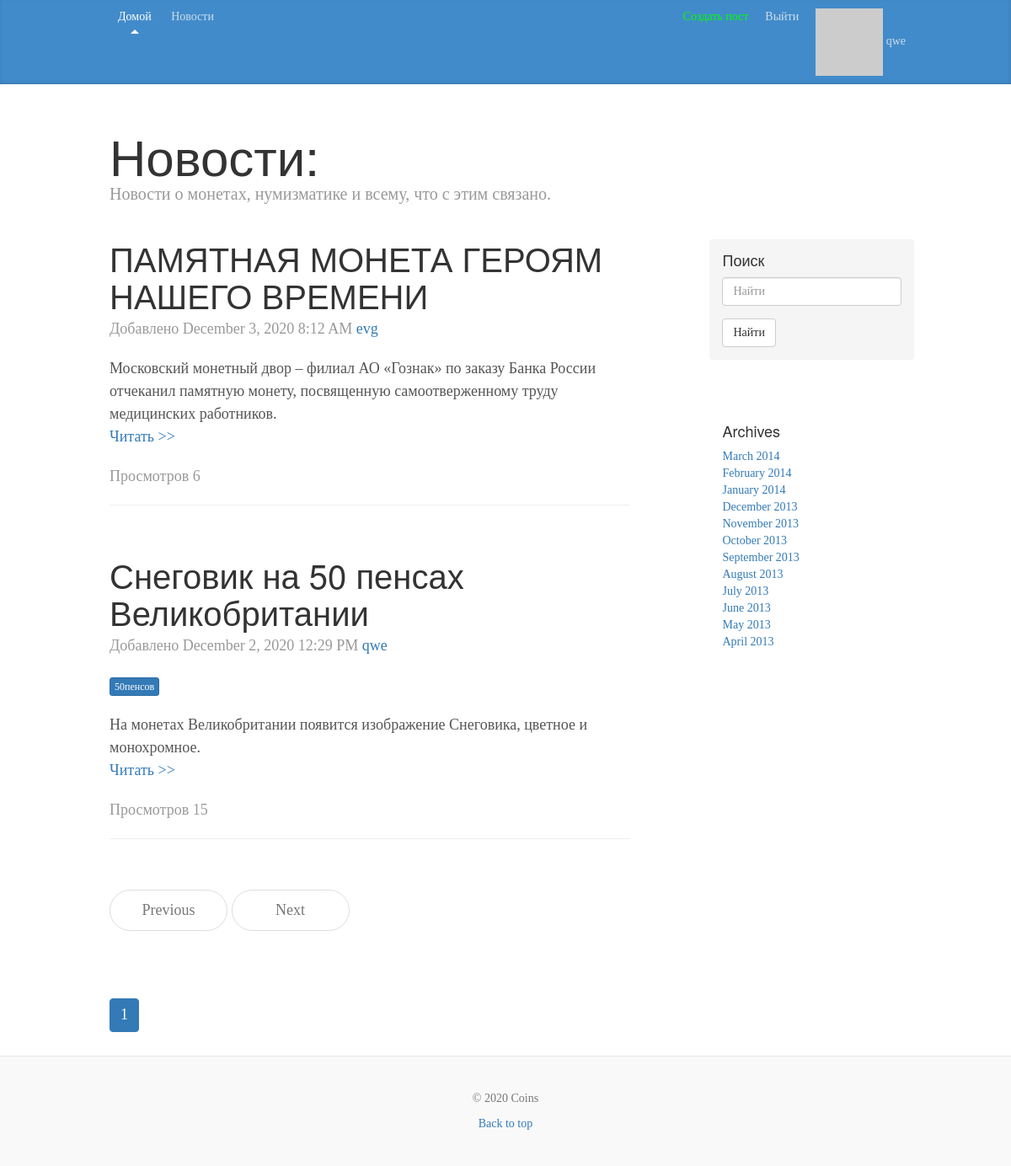
/news/ (signed in), run on an earlier commit of the app's database.
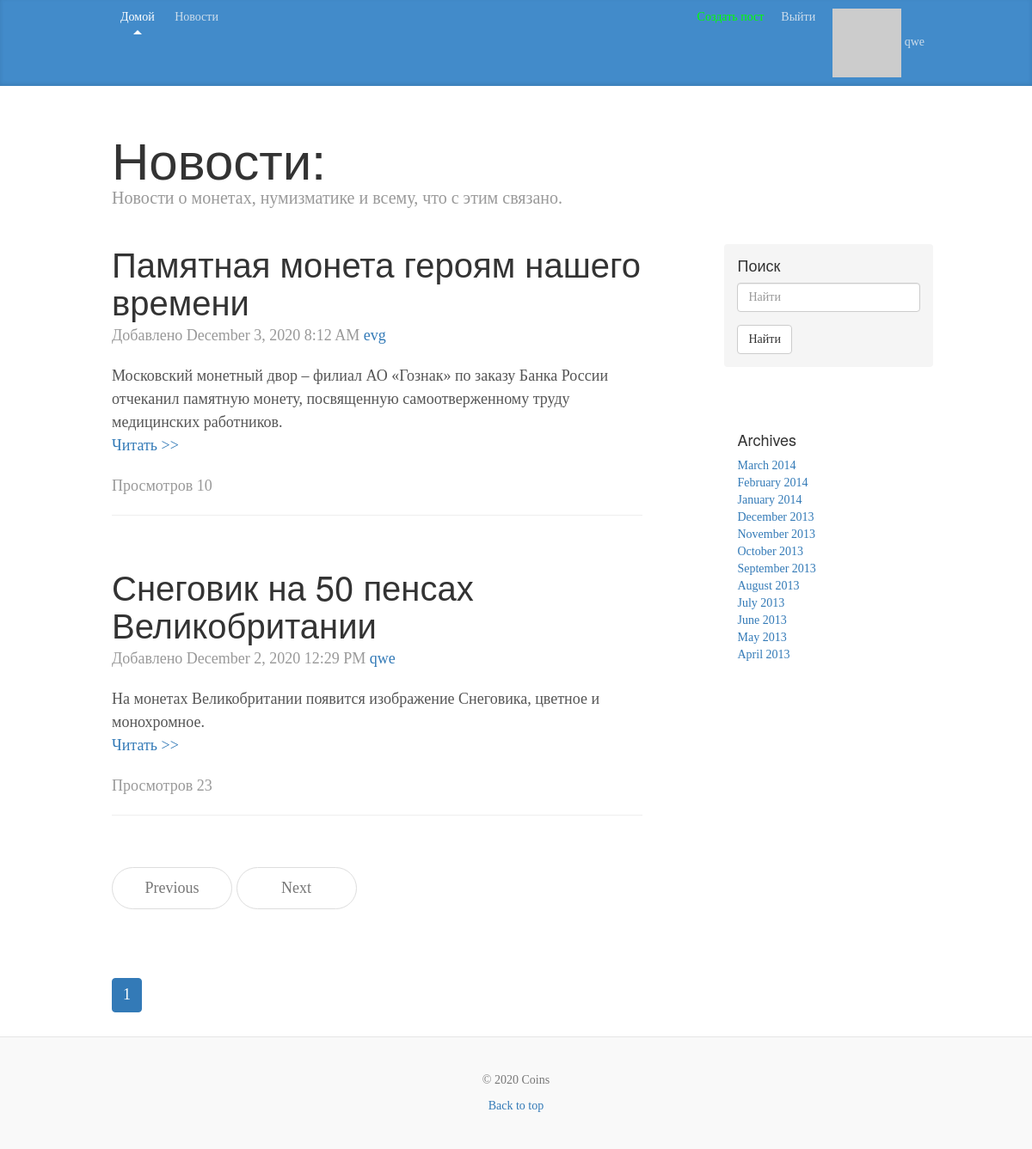
And on a later commit of the database.
### app/models.py (models this page shows, shortened)
class Post(db.Model):
    __tablename__ = 'post'
    id = db.Column(db.Integer, primary_key=True)
    title = db.Column(db.String(150))
    slug = db.Column(db.String(140), unique=True)
    pre_body = db.Column(db.Text)
    body = db.Column(db.Text)
    created = db.Column(db.DateTime, index=True, default=datetime.utcnow)
    updated = db.Column(db.DateTime)
    count = db.Column(db.Integer, default=0)
    author_id = db.Column(db.Integer, db.ForeignKey('user.id'))
    tags = db.relationship('Tag', secondary='tags_posts', backref=db.backref('posts', lazy='dynamic'))

class User(db.Model, UserMixin):
    __tablename__ = 'user'
    id = db.Column(db.Integer, primary_key=True)
    email = db.Column(db.String(255), unique=True)
    username = db.Column(db.String(255), unique=True, index=True)
    password_hash = db.Column(db.String(255))
    active = db.Column(db.Boolean())
    confirmed_at = db.Column(db.DateTime())
    name = db.Column(db.String(64))
    location = db.Column(db.String(64))
    member_since = db.Column(db.DateTime(), default=datetime.utcnow)
    about_me = db.Column(db.String(140))
    last_seen = db.Column(db.DateTime, default=datetime.utcnow)
    avatar_hash = db.Column(db.String(32))
    roles = db.relationship('Role', secondary='roles_users', backref=db.backref('users', lazy='dynamic'))
    posts = db.relationship('Post', backref='author', lazy='dynamic')
    img = db.relationship('StorageImg', backref='author', lazy='dynamic')
    @property
    def password(self):
        raise AttributeError('password is not a readable attribute')
    def gravatar(self, size=100, default='identicon', rating='g'):
        url = 'https://secure.gravatar.com/avatar'
        hash = self.avatar_hash or self.gravatar_hash()
        return '{url}/{hash}?s={size}&d={default}&r={rating}'.\
                        format(url=url, hash=hash, size=size, default=default, rating=rating)
    def is_administrator(self):
        for r in self.roles:
            if str(r) == 'admin':
                return True
        return False
    def is_writer(sefl):
        for r in sefl.roles:
            if str(r) == 'post':
                return True
        return False

class Tag(db.Model):
    __tablename__ = 'tag'
    id = db.Column(db.Integer, primary_key=True)
    name = db.Column(db.String(100))
    slug = db.Column(db.String(100), unique=True)

### app/posts/controllers.py (the view)
@module.route('/news/')
def news():
    q = request.args.get('q')
    page = request.args.get('page')
    if page and page.isdigit():
        page = int(page)
    else:
        page = 1
    if q:
        posts = Post.query.filter(Post.title.contains(q) | Post.body.contains(q))
    else:
        posts = Post.query.order_by(Post.created.desc())
    pages = posts.paginate(page=page, per_page=app.config['PER_PAGE_NEWS'], error_out=False)
    return render_template('posts/news.html', pages=pages)

### app/models.py (called while the page is built)
@login_manager.user_loader
def load_user(user_id):
    return User.query.get(int(user_id))

    def __repr__(self):
        return self.name

### app/templates/posts/news.html
{% extends "layout.html" %}
{% block title_post%}Новости:{% endblock %}
{% block pre_title_post%}Новости о монетах, нумизматике и всему, что с этим связано.{% endblock %}
{% block content %}
{% for post in pages.items %}
<div class="blog-post">
  <h2 class="blog-post-title">{{ post.title }}</h2>
  <p class="blog-post-meta"> Добавлено {{ moment(post.created).format('LLL') }}
    <a href="{{ url_for('users.user', username=post.author.username) }}">{{ post.author.username }}</a></p>
    {% if post.tags %}
    <p class="blog-post-meta">
    {% for tag in post.tags %}
    <a class="btn btn-primary btn-xs" href="{{ url_for('posts.tag_detail', slug=tag.slug) }}" role="button">{{ tag.name }}</a>
    {% endfor%}
    </p>
  {% endif %}
  {{ post.pre_body|safe }}
  <p class="blog-post-meta"><a href="{{ url_for('posts.news_detail', slug=post.slug) }}">Читать >></a></p>
  <p class="blog-post-meta">Просмотров {{ post.count }}</p>
  <hr>
</div>
{% endfor %}
<nav>
  <ul class="pager">
    <li {% if not pages.has_prev %} class="disabled" {% endif %}>
      <a href="?page={{ pages.prev_num }}">Previous</a></li>
    <li {% if not pages.has_next %} class="disabled" {% endif %}>
    <a href="?page={{ pages.next_num }}">Next</a></li>
  </ul>
  <ul class="pagination">
    {% for page in pages.iter_pages() %}
    {% if page %}
    <li {% if page == pages.page %} class="active" {% endif %}><a href="?page={{ page }}">{{ page }}</a>
    {% else %}
    <li><span>…</span></li>
    {% endif %}
    {% endfor %}
  </ul>
</nav>
{% endblock %}

What changed in the data, as far as the page shows it:
removed Tag: name "50пенсов", shown under Post "Снеговик на 50 пенсах Великобритании"
changed Post "evg": title "ПАМЯТНАЯ МОНЕТА ГЕРОЯМ НАШЕГО ВРЕМЕНИ" → "Памятная монета героям нашего времени"; count "6" → "10"
changed Post "Снеговик на 50 пенсах Великобритании": count "15" → "23"
